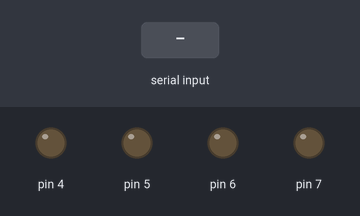
A sketch run on a simulated Arduino Uno, built with avr-gcc and run on an emulated ATmega328P. Shown: output pins drawn as LEDs (lit = HIGH). Inputs (shaded band) come from the test bench.

Above: at 1.2 s.
1.3 s: "90,45\n" received over Serial
At 1.6 s:
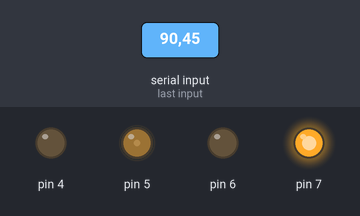
2.8 s: "30,150\n" received over Serial
At 4.0 s:
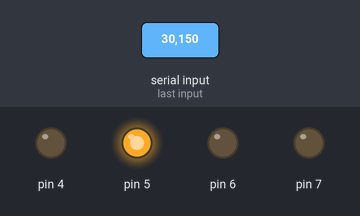
4.3 s: "200\n" received over Serial
5.8 s: "90,45\n" received over Serial
At 6.2 s:
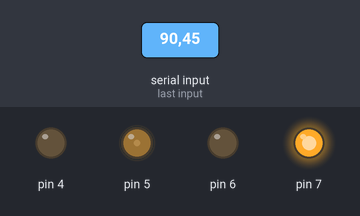
7.3 s: "90\n" received over Serial
At 8.4 s:
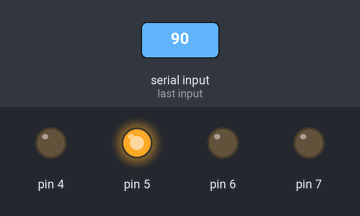
8.8 s: "5\n" received over Serial
At 9.5 s:
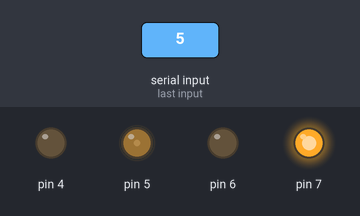
Timing chart, 0 to 11.3 s (numbered marks = the images above; inputs shaded):
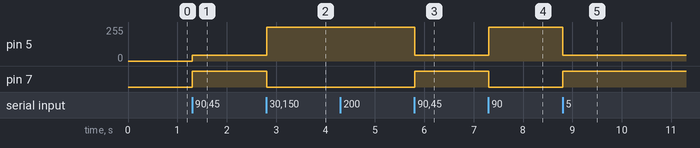

Measured:
- after the input at 1.3 s, pin 5: 0/255 → 44/255 at once; pin 7: LOW → HIGH at once
- after the input at 2.8 s, pin 5: 44/255 → 252/255 at once; pin 7: HIGH → LOW at once
- after the input at 5.8 s, pin 5: 252/255 → 44/255 at once; pin 7: LOW → HIGH at once
- after the input at 7.3 s, pin 5: 44/255 → 252/255 at once; pin 7: HIGH → LOW at once
- after the input at 8.8 s, pin 5: 252/255 → 44/255 at once; pin 7: LOW → HIGH at once

The sketch:

activity6b_arduino.ino
```cpp
char val; // data received from the serial port

void setup() {
  for (int i = 4; i <= 7; i++) {
    pinMode(i, OUTPUT); // set pin as OUTPUT
  }
  Serial.begin(9600); // start serial communication at 9600 bps
}

void loop() {
  int redValues[8] = {255, 255, 255, 0, 0, 75, 143, 255};  // R values of colors
  int greenValues[8] = {0, 165, 255, 255, 0, 0, 0, 255};  // G values of colors
  int blueValues[8] = {0, 0, 0, 0, 255, 130, 255, 255};  // B values of colors

  while (Serial.available()) { // if data is available to read,
    val = Serial.read(); // read it and store it in val
  }
  if ((val >= '0') && (val <= '8')) {
    analogWrite(5, redValues[val - '0'] * 4);
    analogWrite(6, greenValues[val - '0'] * 4);
    analogWrite(7, blueValues[val - '0'] * 4);
  }
}
```
